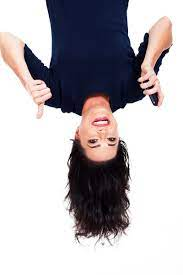
#> input picture aula1/foto.jpg, 183 x 275 px
$ python code3.py
#> lines starting #> are read from the running program, lines starting #| are printed output that depends on the picture
import numpy as np
import matplotlib.pyplot as plt

def show_image(image, title='image', cmap_type= 'gray'):
    plt.imshow(image, cmap=cmap_type)
    plt.title(title)
    plt.axis('off')
    plt.show()

foto = plt.imread('foto.jpg')
#> foto is the input picture: shape (275, 183, 3); mean R, G, B 183.6, 178.9, 182.7
red = foto[:, :, 0]
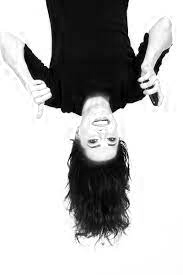
#> red: shape (275, 183); min 0, max 255, mean 183.6
plt.hist(red.ravel(), bins=256)

# show_image(foto, "Original")
show_image(red, "tom de vermelho")
#> in show_image, `plt.show()`:
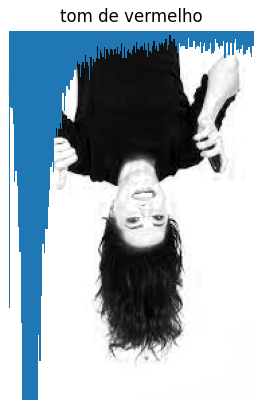
#> figure drawn by matplotlib, 1 panel
